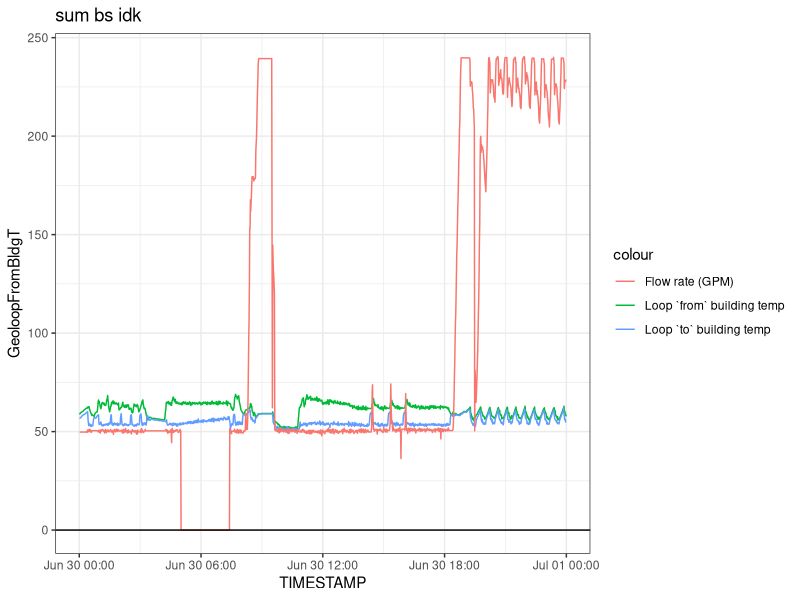

The R script that drew this image:
library(tidyverse)
library(readxl)
library(lubridate)

geoloop = read_excel("geoloop.xlsx") %>% 
  mutate(TIMESTAMP = as_datetime(TIMESTAMP))

geoloop %>% 
  mutate(diff = GeoloopToBldgT - GeoloopFromBldgT) %>% 
  filter(date(TIMESTAMP) == "2026-06-30") %>%
  ggplot(aes(x = TIMESTAMP, y = GeoloopFromBldgT, color = 'Loop `from` building temp')) + 
  geom_line() + 
  geom_line(aes(TIMESTAMP, GeoloopToBldgT, color = 'Loop `to` building temp')) +
  geom_line(aes(TIMESTAMP, GeoloopGPM, color = 'Flow rate (GPM)')) +
  # geom_smooth(aes(TIMESTAMP, diff, color = 'difference')) +
  geom_hline(yintercept = 0) +
  theme_bw() +
  labs(title = "sum bs idk")
